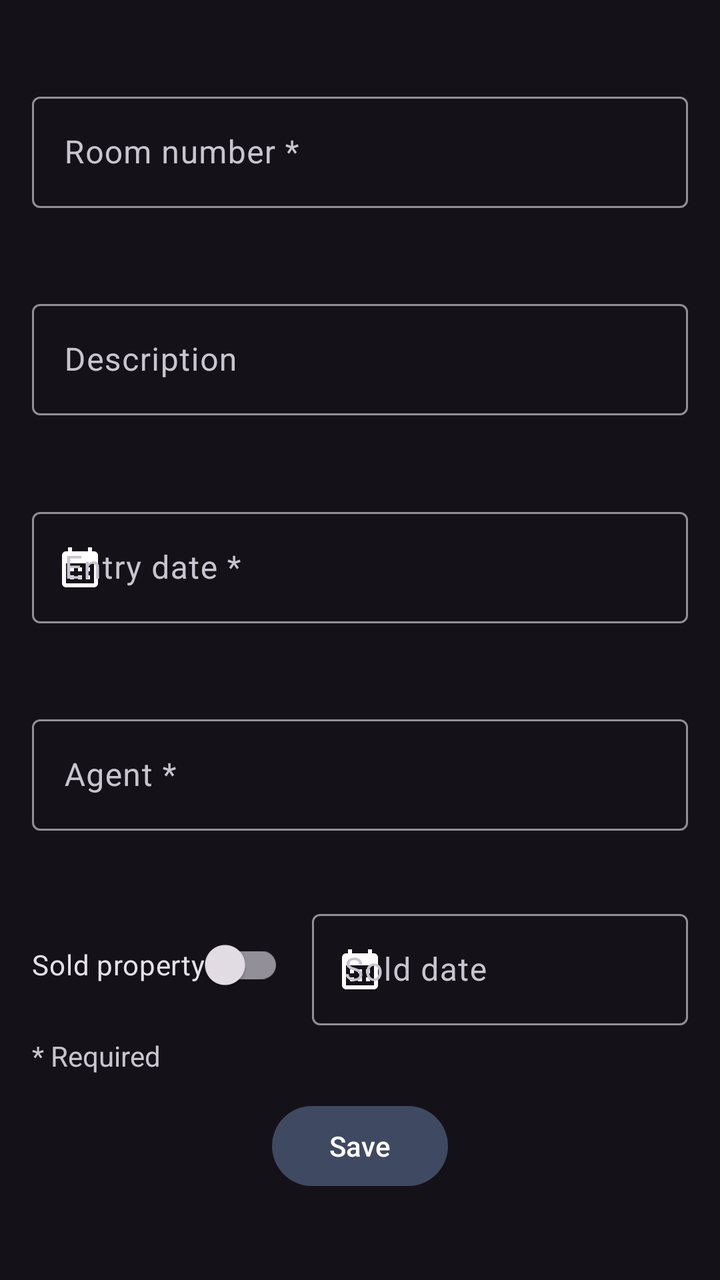
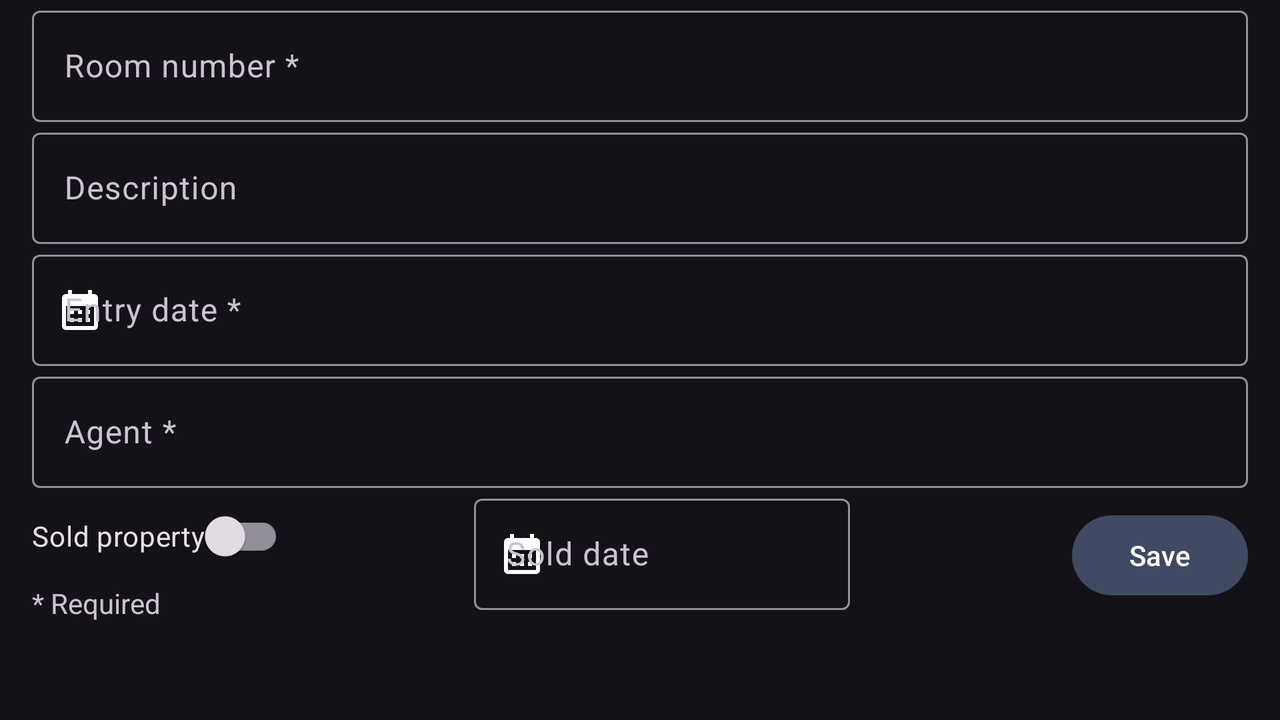

The same Android screen from two of the app's own layout files: first res/layout/ as a phone draws it, then the repository's variant for another configuration, drawn on a device whose configuration selects that folder. Both files follow.
<!-- AndroidManifest.xml: application theme AppTheme -->
<!-- res/layout/fragment_detailed_data.xml -->
<?xml version="1.0" encoding="utf-8"?>
<androidx.constraintlayout.widget.ConstraintLayout xmlns:android="http://schemas.android.com/apk/res/android"
    xmlns:app="http://schemas.android.com/apk/res-auto"
    android:layout_width="match_parent"
    android:layout_height="match_parent">

    <com.google.android.material.textfield.TextInputLayout
        android:id="@+id/tf_room_number"
        android:layout_width="match_parent"
        android:layout_height="wrap_content"
        android:layout_marginHorizontal="@dimen/basic_margin"
        android:hint="@string/room_number"
        app:endIconCheckable="true"
        app:endIconDrawable="@drawable/ic_baseline_cancel_24"
        app:endIconMode="clear_text"
        app:endIconTint="@color/color_white"
        app:layout_constraintBottom_toTopOf="@id/tf_description"
        app:layout_constraintEnd_toEndOf="parent"
        app:layout_constraintStart_toStartOf="parent"
        app:layout_constraintTop_toTopOf="parent"
        app:suffixText="@string/rooms">

        <com.google.android.material.textfield.TextInputEditText
            android:id="@+id/et_room_number"
            android:layout_width="match_parent"
            android:layout_height="wrap_content"
            android:imeOptions="actionNext"
            android:inputType="number"
            android:singleLine="true" />
    </com.google.android.material.textfield.TextInputLayout>

    <com.google.android.material.textfield.TextInputLayout
        android:id="@+id/tf_description"
        android:layout_width="match_parent"
        android:layout_height="wrap_content"
        android:layout_marginHorizontal="@dimen/basic_margin"
        android:hint="@string/description"
        app:endIconCheckable="true"
        app:endIconDrawable="@drawable/ic_baseline_cancel_24"
        app:endIconMode="clear_text"
        app:endIconTint="@color/color_white"
        app:layout_constraintBottom_toTopOf="@id/tf_entry_date"
        app:layout_constraintEnd_toEndOf="parent"
        app:layout_constraintStart_toStartOf="parent"
        app:layout_constraintTop_toBottomOf="@id/tf_room_number">

        <com.google.android.material.textfield.TextInputEditText
            android:id="@+id/et_description"
            android:layout_width="match_parent"
            android:layout_height="wrap_content"
            android:imeOptions="actionNext" />
    </com.google.android.material.textfield.TextInputLayout>

    <com.google.android.material.textfield.TextInputLayout
        android:id="@+id/tf_entry_date"
        android:layout_width="match_parent"
        android:layout_height="wrap_content"
        android:layout_marginHorizontal="@dimen/basic_margin"
        android:hint="@string/entry_date"
        app:endIconCheckable="true"
        app:endIconDrawable="@drawable/ic_baseline_cancel_24"
        app:endIconMode="clear_text"
        app:endIconTint="@color/color_white"
        app:layout_constraintBottom_toTopOf="@id/tf_agent"
        app:layout_constraintStart_toStartOf="parent"
        app:layout_constraintTop_toBottomOf="@id/tf_description"
        app:startIconDrawable="@drawable/ic_baseline_calendar_month_24"
        app:startIconTint="@color/color_white">

        <com.google.android.material.textfield.TextInputEditText
            android:id="@+id/et_entry_date"
            android:layout_width="match_parent"
            android:layout_height="wrap_content"
            android:imeOptions="actionNext"
            android:inputType="number"
            android:singleLine="true" />
    </com.google.android.material.textfield.TextInputLayout>

    <com.google.android.material.textfield.TextInputLayout
        android:id="@+id/tf_agent"
        android:layout_width="match_parent"
        android:layout_height="wrap_content"
        android:layout_marginHorizontal="@dimen/basic_margin"
        android:hint="@string/agent"
        app:endIconCheckable="true"
        app:endIconDrawable="@drawable/ic_baseline_cancel_24"
        app:endIconMode="clear_text"
        app:endIconTint="@color/color_white"
        app:layout_constraintBottom_toTopOf="@id/switch_sold"
        app:layout_constraintEnd_toEndOf="parent"
        app:layout_constraintStart_toStartOf="parent"
        app:layout_constraintTop_toBottomOf="@id/tf_entry_date">

        <com.google.android.material.textfield.TextInputEditText
            android:id="@+id/et_agent"
            android:layout_width="match_parent"
            android:layout_height="wrap_content"
            android:singleLine="true" />
    </com.google.android.material.textfield.TextInputLayout>

    <com.google.android.material.switchmaterial.SwitchMaterial
        android:id="@+id/switch_sold"
        android:layout_width="wrap_content"
        android:layout_height="wrap_content"
        android:layout_marginStart="@dimen/basic_margin"
        android:checked="false"
        android:text="@string/sold_property"
        app:layout_constraintBottom_toTopOf="@id/bt_save"
        app:layout_constraintStart_toStartOf="parent"
        app:layout_constraintTop_toBottomOf="@id/tf_agent" />

    <com.google.android.material.textfield.TextInputLayout
        android:id="@+id/tf_sold_date"
        android:layout_width="wrap_content"
        android:layout_height="wrap_content"
        android:layout_marginEnd="@dimen/basic_margin"
        android:hint="@string/sold_date"
        android:minWidth="188dp"
        app:endIconCheckable="true"
        app:endIconDrawable="@drawable/ic_baseline_cancel_24"
        app:endIconMode="clear_text"
        app:endIconTint="@color/color_white"
        app:layout_constraintBottom_toTopOf="@id/bt_save"
        app:layout_constraintEnd_toEndOf="parent"
        app:layout_constraintTop_toBottomOf="@id/tf_agent"
        app:startIconDrawable="@drawable/ic_baseline_calendar_month_24"
        app:startIconTint="@color/color_white">

        <com.google.android.material.textfield.TextInputEditText
            android:id="@+id/et_sold_date"
            android:layout_width="match_parent"
            android:layout_height="wrap_content"
            android:inputType="number"
            android:singleLine="true" />
    </com.google.android.material.textfield.TextInputLayout>

    <TextView
        android:id="@+id/tv_required"
        android:layout_width="wrap_content"
        android:layout_height="wrap_content"
        android:layout_marginLeft="@dimen/basic_margin"
        android:contentDescription="@string/hint_required"
        android:text="@string/hint_required"
        app:layout_constraintBottom_toTopOf="@id/bt_save"
        app:layout_constraintStart_toStartOf="parent"
        app:layout_constraintTop_toBottomOf="@id/switch_sold" />

    <Button
        android:id="@+id/bt_save"
        android:layout_width="wrap_content"
        android:layout_height="wrap_content"
        android:contentDescription="@string/save"
        android:text="@string/save"
        android:textColor="@color/color_white"
        app:layout_constraintBottom_toBottomOf="parent"
        app:layout_constraintEnd_toEndOf="parent"
        app:layout_constraintStart_toStartOf="parent"
        app:layout_constraintTop_toBottomOf="@id/switch_sold" />

</androidx.constraintlayout.widget.ConstraintLayout>
<!-- resources referenced by this layout -->
<resources>
  <color name="color_white">#FFFFFF</color>
  <dimen name="basic_margin">16dp</dimen>
  <!-- drawable ic_baseline_calendar_month_24 (drawable) -->
  <vector android:height="24dp" android:tint="#FFFFFF"
      android:viewportHeight="24" android:viewportWidth="24"
      android:width="24dp" xmlns:android="http://schemas.android.com/apk/res/android">
      <path android:fillColor="@color/color_white" android:pathData="M19,4h-1V2h-2v2H8V2H6v2H5C3.89,4 3.01,4.9 3.01,6L3,20c0,1.1 0.89,2 2,2h14c1.1,0 2,-0.9 2,-2V6C21,4.9 20.1,4 19,4zM19,20H5V10h14V20zM9,14H7v-2h2V14zM13,14h-2v-2h2V14zM17,14h-2v-2h2V14zM9,18H7v-2h2V18zM13,18h-2v-2h2V18zM17,18h-2v-2h2V18z"/>
  </vector>
  <string name="agent">Agent\ *</string>
  <string name="description">Description</string>
  <string name="entry_date">Entry date\ *</string>
  <string name="hint_required">* Required</string>
  <string name="room_number">Room number\ *</string>
  <string name="rooms">Rooms</string>
  <string name="save">Save</string>
  <string name="sold_date">Sold date</string>
  <string name="sold_property">Sold property</string>
  <style name="AppTheme" parent="Theme.Material3.Dark.NoActionBar">
          
          <item name="colorPrimary">@color/color_primary</item>
          <item name="colorPrimaryDark">@color/color_black</item>
          <item name="colorAccent">@color/color_secondary</item>
          <item name="colorPrimaryVariant">@color/color_primary_variant</item>
      </style>
  <color name="color_primary">#3F4961</color>
  <color name="color_black">#000000</color>
  <color name="color_secondary">#A14C66</color>
  <color name="color_primary_variant">#3A3F4A</color>
</resources>
<!-- res/layout-land/fragment_detailed_data.xml (the repository's variant of the layout above) -->
<!-- drawn on the phone turned sideways -->
<?xml version="1.0" encoding="utf-8"?>
<androidx.constraintlayout.widget.ConstraintLayout xmlns:android="http://schemas.android.com/apk/res/android"
    android:layout_width="match_parent"
    android:layout_height="match_parent"
    xmlns:app="http://schemas.android.com/apk/res-auto"
    xmlns:tools="http://schemas.android.com/tools">

    <com.google.android.material.textfield.TextInputLayout
        android:id="@+id/tf_room_number"
        android:layout_width="match_parent"
        android:layout_height="wrap_content"
        android:layout_marginTop="@dimen/margin_top_add_edit_land"
        android:hint="@string/room_number"
        app:suffixText="@string/rooms"
        android:layout_marginHorizontal="@dimen/basic_margin"
        app:endIconDrawable="@drawable/ic_baseline_cancel_24"
        app:endIconMode="clear_text"
        app:endIconCheckable="true"
        app:endIconTint="@color/color_white"
        app:layout_constraintTop_toTopOf="parent"
        app:layout_constraintEnd_toEndOf="parent"
        app:layout_constraintStart_toStartOf="parent"
        app:layout_constraintBottom_toTopOf="@id/tf_description">

        <com.google.android.material.textfield.TextInputEditText
            android:id="@+id/et_room_number"
            android:layout_width="match_parent"
            android:layout_height="wrap_content"
            android:inputType="number"
            android:imeOptions="actionNext"
            android:singleLine="true"
            />
    </com.google.android.material.textfield.TextInputLayout>

    <com.google.android.material.textfield.TextInputLayout
        android:id="@+id/tf_description"
        android:layout_width="match_parent"
        android:layout_height="wrap_content"
        android:hint="@string/description"
        app:endIconDrawable="@drawable/ic_baseline_cancel_24"
        app:endIconMode="clear_text"
        app:endIconCheckable="true"
        app:endIconTint="@color/color_white"
        android:layout_marginHorizontal="@dimen/basic_margin"
        app:layout_constraintTop_toBottomOf="@id/tf_room_number"
        app:layout_constraintEnd_toEndOf="parent"
        app:layout_constraintStart_toStartOf="parent"
        app:layout_constraintBottom_toTopOf="@id/tf_entry_date">

        <com.google.android.material.textfield.TextInputEditText
            android:id="@+id/et_description"
            android:layout_width="match_parent"
            android:layout_height="wrap_content"
            android:imeOptions="actionNext"
            />
    </com.google.android.material.textfield.TextInputLayout>

    <com.google.android.material.textfield.TextInputLayout
        android:id="@+id/tf_entry_date"
        android:layout_width="match_parent"
        android:layout_height="wrap_content"
        android:hint="@string/entry_date"
        app:endIconDrawable="@drawable/ic_baseline_cancel_24"
        app:endIconMode="clear_text"
        app:endIconCheckable="true"
        app:endIconTint="@color/color_white"
        android:layout_marginHorizontal="@dimen/basic_margin"
        app:layout_constraintTop_toBottomOf="@id/tf_description"
        app:layout_constraintStart_toStartOf="parent"
        app:layout_constraintBottom_toTopOf="@id/tf_agent"
        app:startIconDrawable="@drawable/ic_baseline_calendar_month_24"
        app:startIconTint="@color/color_white">

        <com.google.android.material.textfield.TextInputEditText
            android:id="@+id/et_entry_date"
            android:layout_width="match_parent"
            android:layout_height="wrap_content"
            android:inputType="number"
            android:imeOptions="actionNext"
            android:singleLine="true"
            />
    </com.google.android.material.textfield.TextInputLayout>

    <com.google.android.material.textfield.TextInputLayout
        android:id="@+id/tf_agent"
        android:layout_width="match_parent"
        android:layout_height="wrap_content"
        android:hint="@string/agent"
        android:layout_marginHorizontal="@dimen/basic_margin"
        app:endIconDrawable="@drawable/ic_baseline_cancel_24"
        app:endIconMode="clear_text"
        app:endIconCheckable="true"
        app:endIconTint="@color/color_white"
        app:layout_constraintTop_toBottomOf="@id/tf_entry_date"
        app:layout_constraintEnd_toEndOf="parent"
        app:layout_constraintStart_toStartOf="parent"
        app:layout_constraintBottom_toTopOf="@id/switch_sold">

        <com.google.android.material.textfield.TextInputEditText
            android:id="@+id/et_agent"
            android:layout_width="match_parent"
            android:layout_height="wrap_content"
            android:singleLine="true"
            />
    </com.google.android.material.textfield.TextInputLayout>

    <com.google.android.material.switchmaterial.SwitchMaterial
        android:id="@+id/switch_sold"
        android:layout_width="wrap_content"
        android:layout_height="wrap_content"
        android:checked="false"
        android:layout_marginStart="@dimen/basic_margin"
        android:text="@string/sold_property"
        app:layout_constraintBottom_toTopOf="@id/bt_save"
        app:layout_constraintStart_toStartOf="parent"
        app:layout_constraintTop_toBottomOf="@id/tf_agent"/>

    <com.google.android.material.textfield.TextInputLayout
        android:id="@+id/tf_sold_date"
        android:layout_width="wrap_content"
        android:layout_height="wrap_content"
        android:minWidth="188dp"
        android:hint="@string/sold_date"
        android:layout_marginEnd="@dimen/basic_margin"
        app:endIconDrawable="@drawable/ic_baseline_cancel_24"
        app:endIconMode="clear_text"
        app:endIconCheckable="true"
        app:startIconDrawable="@drawable/ic_baseline_calendar_month_24"
        app:startIconTint="@color/color_white"
        app:endIconTint="@color/color_white"
        app:layout_constraintStart_toEndOf="@id/switch_sold"
        app:layout_constraintEnd_toStartOf="@id/bt_save"
        app:layout_constraintTop_toTopOf="@id/switch_sold">

        <com.google.android.material.textfield.TextInputEditText
            android:id="@+id/et_sold_date"
            android:layout_width="match_parent"
            android:layout_height="wrap_content"
            android:inputType="number"
            android:singleLine="true"
            />
    </com.google.android.material.textfield.TextInputLayout>

    <TextView
        android:id="@+id/tv_required"
        android:layout_width="wrap_content"
        android:layout_height="wrap_content"
        android:text="@string/hint_required"
        android:contentDescription="@string/hint_required"
        android:layout_marginLeft="@dimen/basic_margin"
        app:layout_constraintTop_toBottomOf="@id/switch_sold"
        app:layout_constraintStart_toStartOf="parent"/>

    <Button
        android:id="@+id/bt_save"
        android:layout_width="wrap_content"
        android:layout_height="wrap_content"
        android:text="@string/save"
        android:layout_marginRight="@dimen/basic_margin"
        android:contentDescription="@string/save"
        android:textColor="@color/color_white"
        app:layout_constraintEnd_toEndOf="parent"
        app:layout_constraintTop_toTopOf="@id/switch_sold"
        app:layout_constraintBottom_toBottomOf="@id/tv_required"/>

</androidx.constraintlayout.widget.ConstraintLayout>
<!-- resources referenced by the variant -->
<!-- as the phone turned sideways resolves them -->
<resources>
  <color name="color_white">#FFFFFF</color>
  <dimen name="basic_margin">16dp</dimen>
  <dimen name="margin_top_add_edit_land">0dp</dimen>
  <!-- drawable ic_baseline_calendar_month_24 (drawable) -->
  <vector android:height="24dp" android:tint="#FFFFFF"
      android:viewportHeight="24" android:viewportWidth="24"
      android:width="24dp" xmlns:android="http://schemas.android.com/apk/res/android">
      <path android:fillColor="@color/color_white" android:pathData="M19,4h-1V2h-2v2H8V2H6v2H5C3.89,4 3.01,4.9 3.01,6L3,20c0,1.1 0.89,2 2,2h14c1.1,0 2,-0.9 2,-2V6C21,4.9 20.1,4 19,4zM19,20H5V10h14V20zM9,14H7v-2h2V14zM13,14h-2v-2h2V14zM17,14h-2v-2h2V14zM9,18H7v-2h2V18zM13,18h-2v-2h2V18zM17,18h-2v-2h2V18z"/>
  </vector>
  <string name="agent">Agent\ *</string>
  <string name="description">Description</string>
  <string name="entry_date">Entry date\ *</string>
  <string name="hint_required">* Required</string>
  <string name="room_number">Room number\ *</string>
  <string name="rooms">Rooms</string>
  <string name="save">Save</string>
  <string name="sold_date">Sold date</string>
  <string name="sold_property">Sold property</string>
  <style name="AppTheme" parent="Theme.Material3.Dark.NoActionBar">
          
          <item name="colorPrimary">@color/color_primary</item>
          <item name="colorPrimaryDark">@color/color_black</item>
          <item name="colorAccent">@color/color_secondary</item>
          <item name="colorPrimaryVariant">@color/color_primary_variant</item>
      </style>
  <color name="color_primary">#3F4961</color>
  <color name="color_black">#000000</color>
  <color name="color_secondary">#A14C66</color>
  <color name="color_primary_variant">#3A3F4A</color>
</resources>
